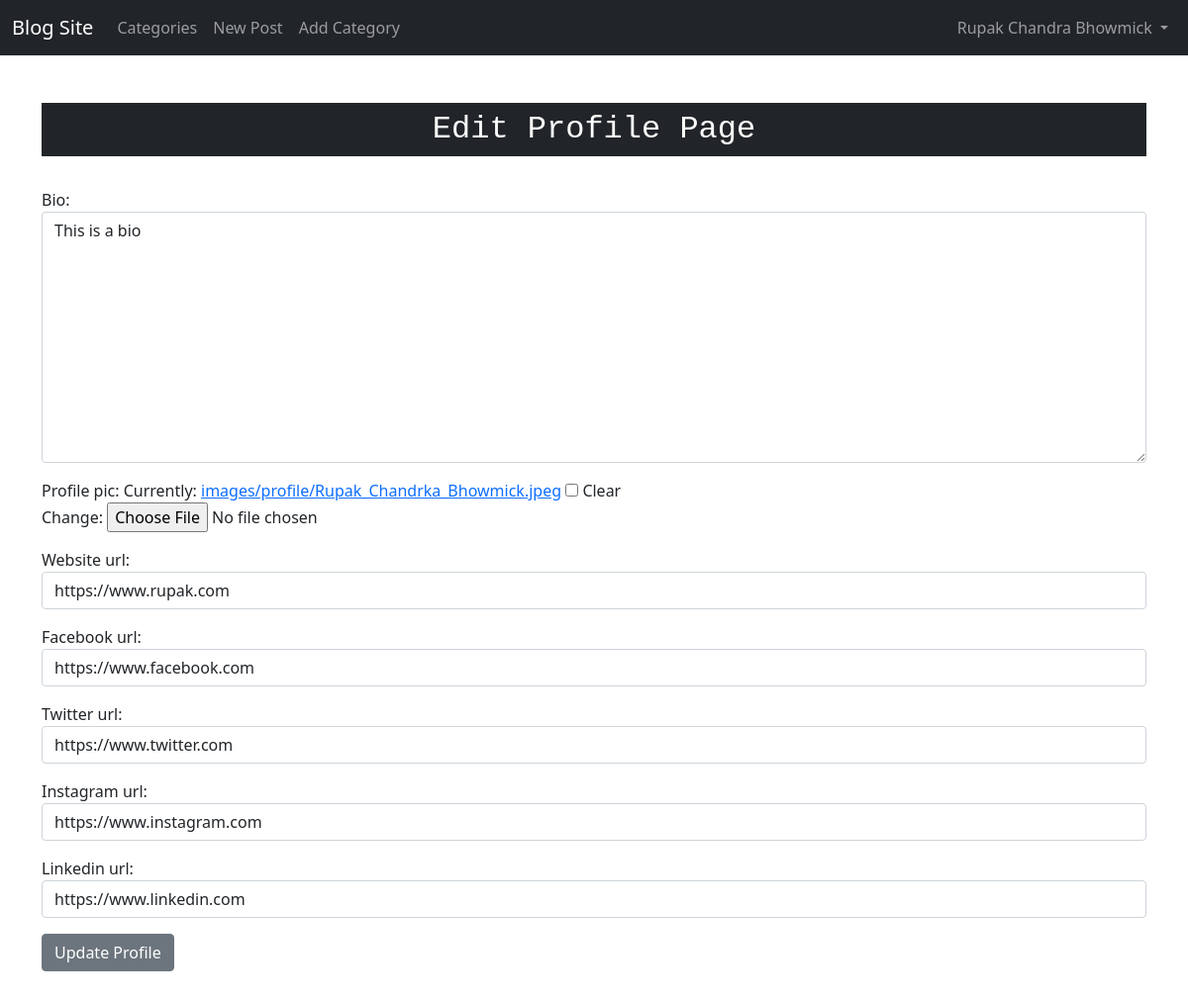
Page /members/1/edit_profile_page/ (signed in) on the committed database.
### blog/models.py (models this page shows, shortened)
class Profile(models.Model):
    user = models.OneToOneField(User, null= True, on_delete=models.CASCADE)
    bio = models.TextField()
    profile_pic = models.ImageField(null=True,blank=True,upload_to="images/profile/")
    website_url = models.CharField(max_length=255,null=True,blank=True)
    facebook_url = models.CharField(max_length=255,null=True,blank=True)
    twitter_url = models.CharField(max_length=255,null=True,blank=True)
    instagram_url = models.CharField(max_length=255,null=True,blank=True)
    linkedin_url = models.CharField(max_length=255,null=True,blank=True)

### members/views.py (the view)
# urls.py: path('<int:pk>/edit_profile_page/',EditProfilePageView.as_view(),name='edit_profile_page'),
class EditProfilePageView(generic.UpdateView):
    model = Profile
    form_class =EditProfilePageform
    template_name = 'registration/edit_profile_page.html'
    success_url = reverse_lazy('home')

### members/forms.py
class EditProfilePageform(forms.ModelForm):
    class Meta:
        model = Profile
        fields = ['bio','profile_pic','website_url','facebook_url','twitter_url','instagram_url','linkedin_url']
        widgets = {
            'bio': forms.Textarea(attrs={'class':'form-control'}),
            'website_url': forms.TextInput(attrs={'class':'form-control'}),
            'facebook_url': forms.TextInput(attrs={'class':'form-control'}),
            'twitter_url': forms.TextInput(attrs={'class':'form-control'}),
            'instagram_url': forms.TextInput(attrs={'class':'form-control'}),
            'linkedin_url': forms.TextInput(attrs={'class':'form-control'})
        }

### members/templates/registration/edit_profile_page.html (shortened to what this page needs)
{% extends 'blog/base.html' %}
{% block content%}
{% if user.is_authenticated %}
    {% if user.id == profile.user.id %}
        <h2 class="d-block p-2 bg-dark text-white" style="font-family: 'Courier New', Courier, monospace ; text-align: center;">Edit Profile Page</h2>
        <br>
        <div class="form-group">
            <form method="POST" enctype="multipart/form-data">
                {{ form.as_p }}
                <button class="btn btn-secondary"> Update Profile </button>
                <br><br><br>
            </form>
        </div>
    {% else %}
        You are not the Correct User to edit this page.
    {% endif %}
{% else %}
    You are not allowed here!
{% endif %}
{% endblock %}

### blog/templates/blog/base.html (shortened to what this page needs)
<!doctype html>
<html lang="en">
  <head>
    <link href="https://cdn.jsdelivr.net/npm/bootstrap@5.0.0-beta3/dist/css/bootstrap.min.css" rel="stylesheet">
  </head>
  <body>
    <nav class="navbar navbar-expand-lg navbar-dark bg-dark">
      <div class="container-fluid">
        <a class="navbar-brand" href="{% url 'home' %}">Blog Site</a>
        <div class="collapse navbar-collapse" id="navbarSupportedContent">
          <ul class="navbar-nav me-auto mb-2 mb-lg-0">
            {% if cat_menu %}
            <li class="nav-item dropdown">
              <a class="nav-link dropdown-toggle" href="#" id="navbarDropdown" role="button" data-bs-toggle="dropdown" aria-expanded="false">
                Categories
              </a>
              <ul class="dropdown-menu" aria-labelledby="navbarDropdown">
                {% for item in cat_menu %}
                <a class="dropdown-item" href="{% url 'category' item %}">{{ item }}</a>
                {% endfor %}
              </ul>
            </li>
            {% else %}
            <li class="nav-item">
              <a class="nav-link" href="{% url 'category_list' %}">Categories</a>
            </li>
            {% endif %}
            {% if user.is_authenticated %}
              <li class="nav-item">
                <a class="nav-link" href="{% url 'add_post' %}">New Post</a>
              </li>
              <li class="nav-item">
                <a class="nav-link" href="{% url 'add_category' %}">Add Category</a>
              </li>
            {% endif %}
          </ul>
          {% if user.is_authenticated %}
              <ul class="navbar-nav ml-auto">
                <li class="nav-item dropdown">
                  <a class="nav-link dropdown-toggle" href="#" id="navbarDropdown" role="button" data-bs-toggle="dropdown" aria-expanded="false">
                    {{ user.first_name }} {{ user.last_name }}
                  </a>
                </li>
              </ul>
          {% endif %}
        </div>
      </div>
    </nav>
      <br><br>
      <div class="container">
          {% block content%}
          {% endblock %}
      </div>
  </body>
</html>

### rows in the picture
Profile: bio "This is a bio", website_url "https://www.rupak.com", facebook_url "https://www.facebook.com", twitter_url "https://www.twitter.com", instagram_url "https://www.instagram.com", linkedin_url "https://www.linkedin.com"

### other values in the picture
{{ user.first_name }} "Rupak Chandra"
{{ user.last_name }} "Bhowmick"
